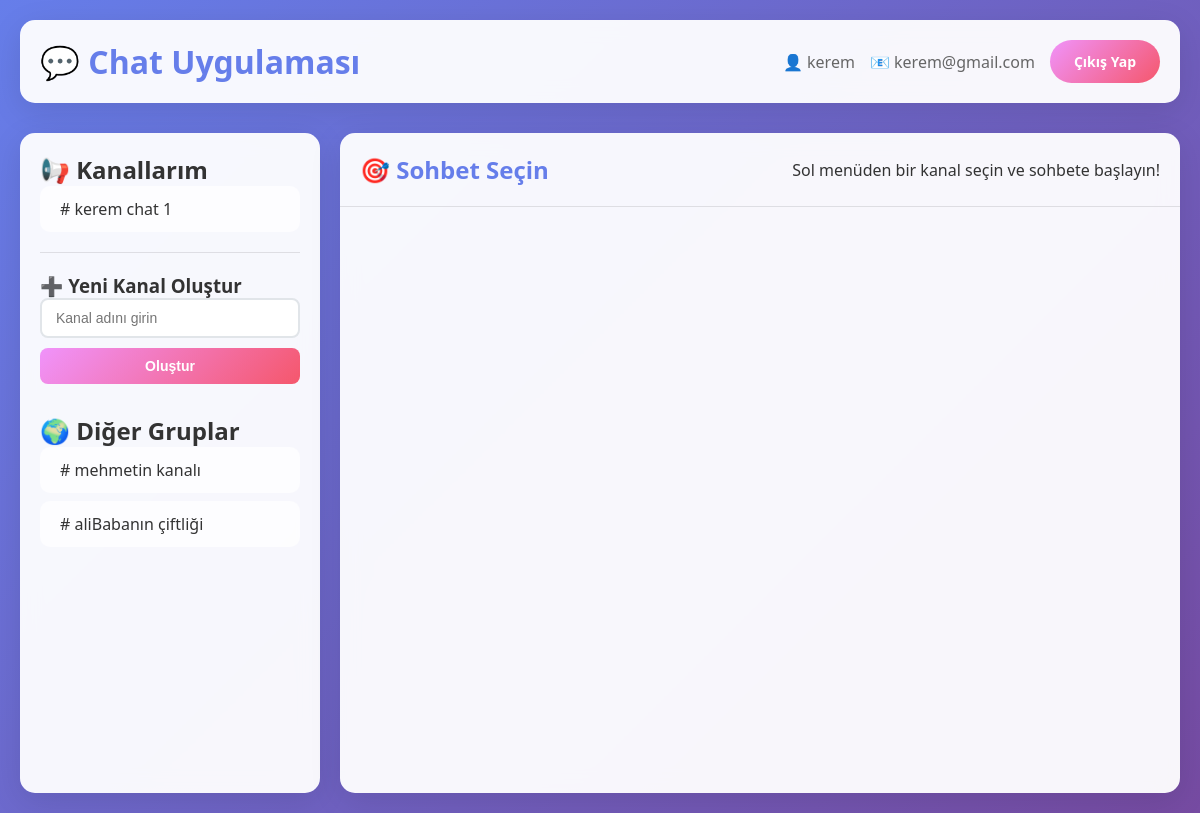
Screenshot of / (signed in) with the database file from the repository.
### models.py (models this page shows, shortened)
class User(db.Model):
    id = db.Column(db.Integer, primary_key=True)
    username = db.Column(db.String(150), unique=True, nullable=False)
    email = db.Column(db.String(150), unique=True, nullable=False)
    password = db.Column(db.String(60), nullable=False)
    groups = db.relationship('Group', secondary=user_group, back_populates='members')

class Group(db.Model):
    id = db.Column(db.Integer, primary_key=True)
    name = db.Column(db.String(100), nullable=False)
    members = db.relationship('User', secondary=user_group, back_populates='groups')
    messages = db.relationship('Message', backref='group', lazy=True)

### routes.py (the view)
@main.route('/')
def index():
    if 'user_id' in session:
        user = User.query.get(session['user_id'])
        all_groups = Group.query.all()
        user_groups = user.groups
        other_groups = [group for group in all_groups if group not in user_groups]
        return render_template('chat.html', user=user, groups=other_groups)
    else:
        groups = Group.query.all()
        return render_template('index.html', groups=groups, user=None)

### templates/chat.html (shortened to what this page needs)
<!DOCTYPE html>
<html lang="en">
<head>
    <link rel="stylesheet" href="/static/css/main.css">
    <link rel="stylesheet" href="/static/css/chat.css">
</head>
<body>
    <div class="container fade-in">
        <div class="header">
            <h1>💬 Chat Uygulaması</h1>
            <div class="user-info">
                <p>👤 {{ user.username }}</p>
                <p>📧 {{ user.email }}</p>
                <a href="/logout" class="btn btn-secondary">Çıkış Yap</a>
            </div>
        </div>
        <div class="chat-container">
            <div class="chat-sidebar">
                <h2>📢 Kanallarım</h2>
                <ul class="channel-list" id="channel-list">
                    {% for group in user.groups %}
                    <li class="channel-item">
                        <a href="/chat/{{ group.id }}"># {{ group.name }}</a>
                    </li>
                    {% endfor %}
                </ul>
                <div class="create-channel">
                    <h3>➕ Yeni Kanal Oluştur</h3>
                    <input type="text" id="new-channel" placeholder="Kanal adını girin">
                    <button id="create-channel">Oluştur</button>
                </div>
                <div style="margin-top: 30px;">
                    <h2>🌍 Diğer Gruplar</h2>
                    <ul class="channel-list" id="other-group-list">
                        {% for group in groups %}
                        <li class="channel-item">
                            <a href="/chat/{{ group.id }}"># {{ group.name }}</a>
                        </li>
                        {% endfor %}
                    </ul>
                </div>
            </div>
            <div class="chat-main">
                <div class="chat-header">
                    <h2>🎯 Sohbet Seçin</h2>
                    <p>Sol menüden bir kanal seçin ve sohbete başlayın!</p>
                </div>
            </div>
        </div>
    </div>
</body>
</html>

### static/css/main.css (style rules this page uses)
* { margin: 0; padding: 0; box-sizing: border-box; }
body { font-family: 'Segoe UI', Tahoma, Geneva, Verdana, sans-serif; background: linear-gradient(135deg, #667eea 0%, #764ba2 100%); min-height: 100vh; color: #333; }
.container { max-width: 1200px; margin: 0 auto; padding: 20px; }
.header { background: rgba(255, 255, 255, 0.95); backdrop-filter: blur(10px); border-radius: 15px; padding: 20px; margin-bottom: 30px; box-shadow: 0 8px 32px rgba(0, 0, 0, 0.1); display: flex; justify-content: space-between; align-items: center; }
.header h1 { color: #667eea; font-size: 2rem; font-weight: 700; }
.header .user-info { display: flex; align-items: center; gap: 15px; }
.header .user-info p { color: #666; font-weight: 500; }
.btn { background: linear-gradient(135deg, #667eea 0%, #764ba2 100%); color: white; border: none; padding: 12px 24px; border-radius: 25px; cursor: pointer; font-size: 14px; font-weight: 600; transition: all 0.3s ease; text-decoration: none; display: inline-block; text-align: center; }
.btn-secondary { background: linear-gradient(135deg, #f093fb 0%, #f5576c 100%); }
.fade-in { animation: fadeIn 0.5s ease-out; }

### static/css/chat.css (style rules this page uses)
.chat-container { display: grid; grid-template-columns: 300px 1fr; gap: 20px; height: calc(100vh - 140px); }
.chat-sidebar { background: rgba(255, 255, 255, 0.95); backdrop-filter: blur(10px); border-radius: 15px; padding: 20px; box-shadow: 0 8px 32px rgba(0, 0, 0, 0.1); overflow-y: auto; }
.chat-main { background: rgba(255, 255, 255, 0.95); backdrop-filter: blur(10px); border-radius: 15px; box-shadow: 0 8px 32px rgba(0, 0, 0, 0.1); display: flex; flex-direction: column; }
.chat-header { padding: 20px; border-bottom: 1px solid rgba(0, 0, 0, 0.1); display: flex; justify-content: space-between; align-items: center; }
.chat-header h2 { color: #667eea; font-size: 1.5rem; font-weight: 600; }
.channel-list { list-style: none; margin-bottom: 20px; }
.channel-item { padding: 12px 16px; border-radius: 10px; margin-bottom: 8px; background: rgba(255, 255, 255, 0.7); transition: all 0.3s ease; border-left: 4px solid transparent; cursor: pointer; }
.channel-item a { color: #333; text-decoration: none; font-weight: 500; display: block; }
.create-channel { margin-top: 20px; padding-top: 20px; border-top: 1px solid rgba(0, 0, 0, 0.1); }
.create-channel input { width: 100%; padding: 10px 14px; border: 2px solid #e1e5e9; border-radius: 8px; font-size: 14px; margin-bottom: 10px; transition: all 0.3s ease; }
.create-channel button { width: 100%; padding: 10px; background: linear-gradient(135deg, #f093fb 0%, #f5576c 100%); color: white; border: none; border-radius: 8px; cursor: pointer; font-size: 14px; font-weight: 600; transition: all 0.3s ease; }

### rows the page displays
User: username "kerem", email "kerem@gmail.com"
Group: name "kerem chat 1"
Group: name "mehmetin kanalı"
Group: name "aliBabanın çiftliği"
